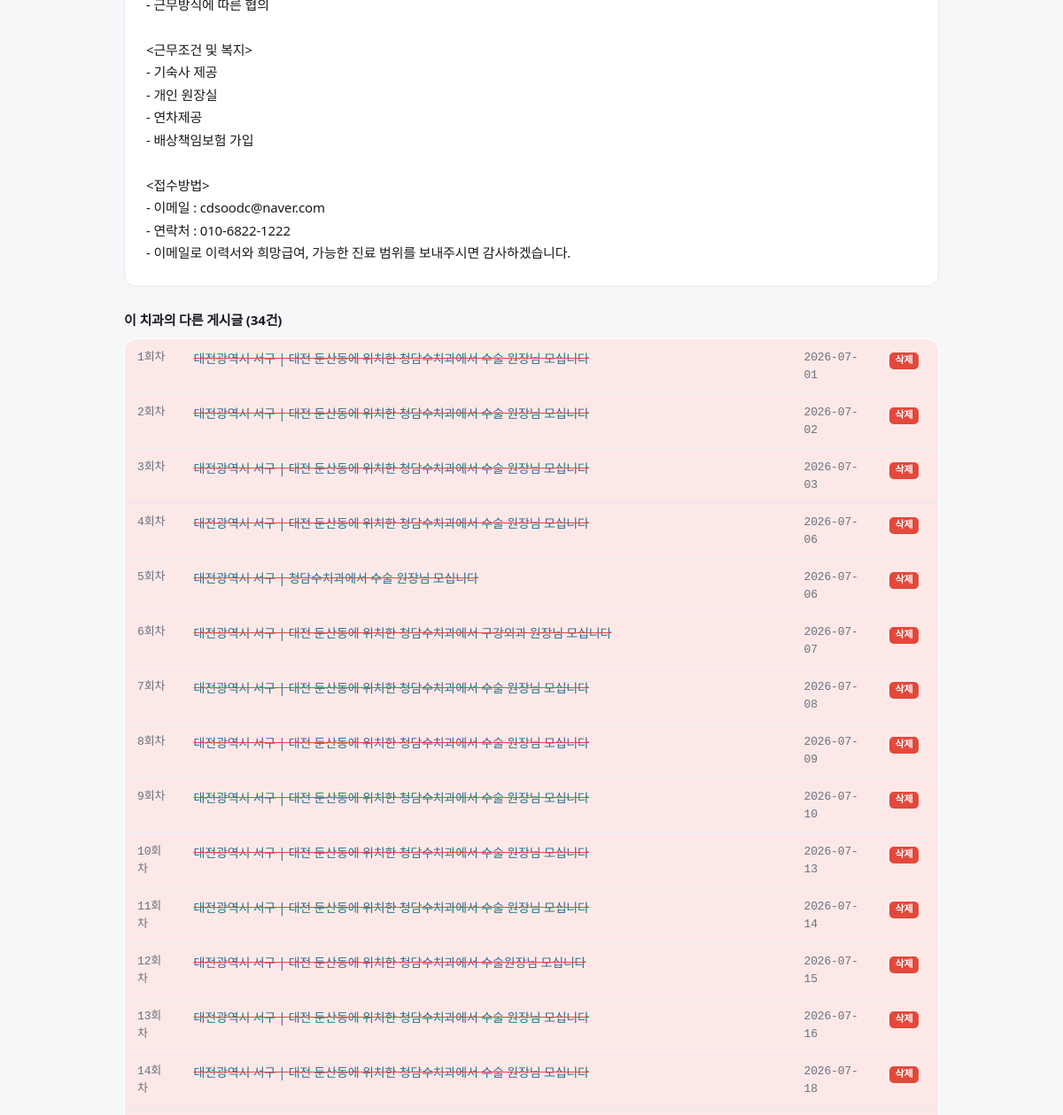
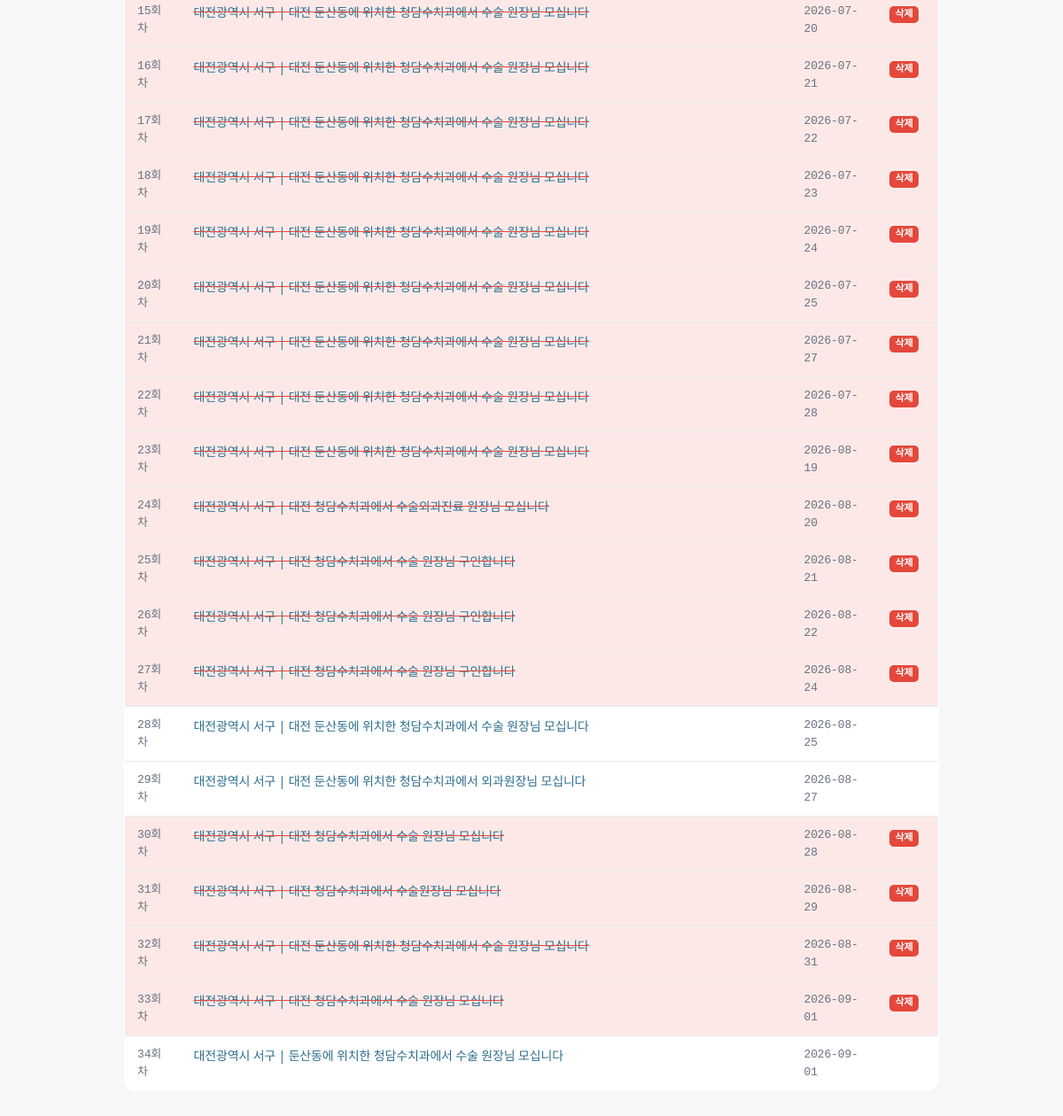
Page /post/235740 (lower part) on the earlier database version (2 pictures, top to bottom).
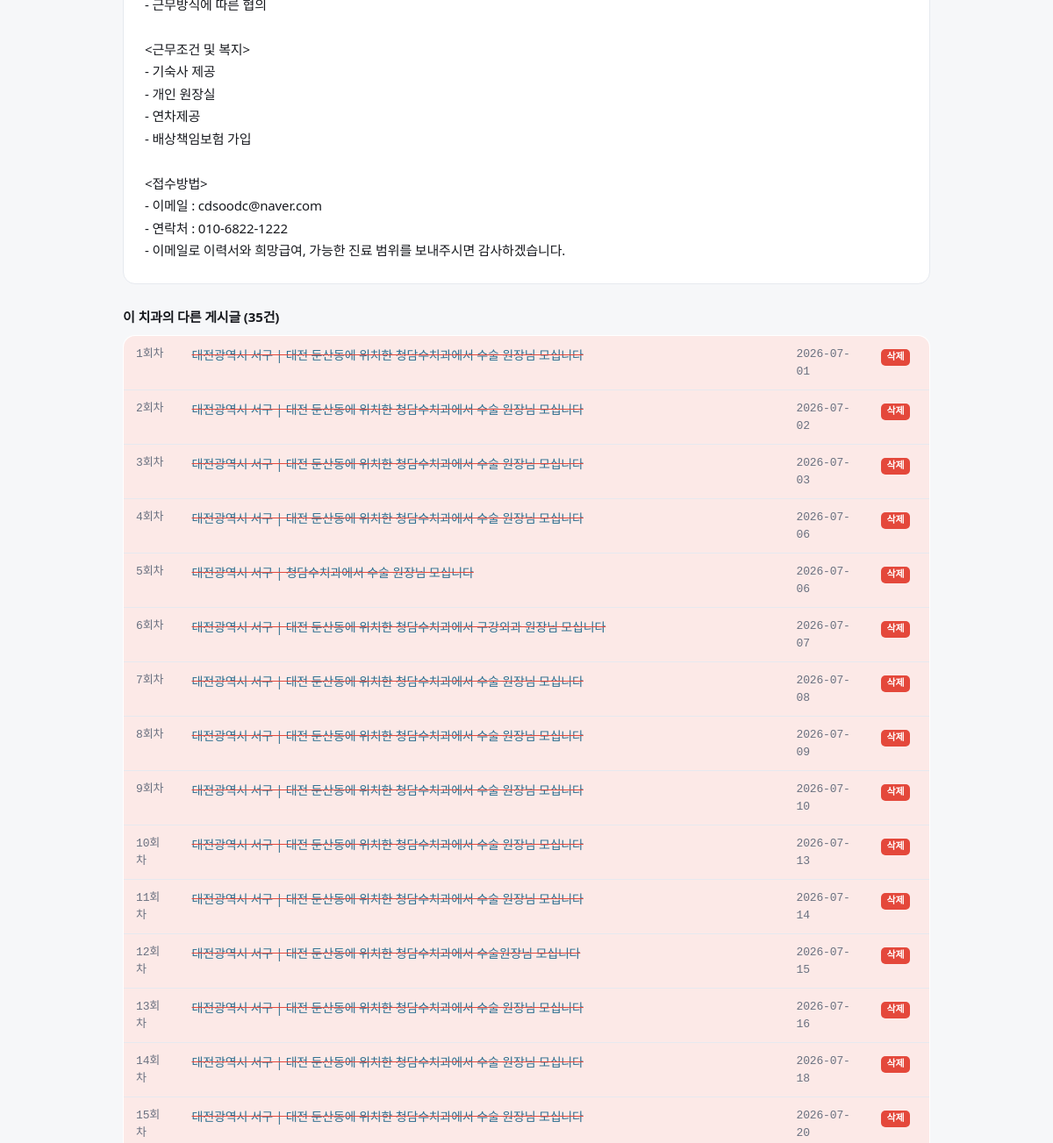
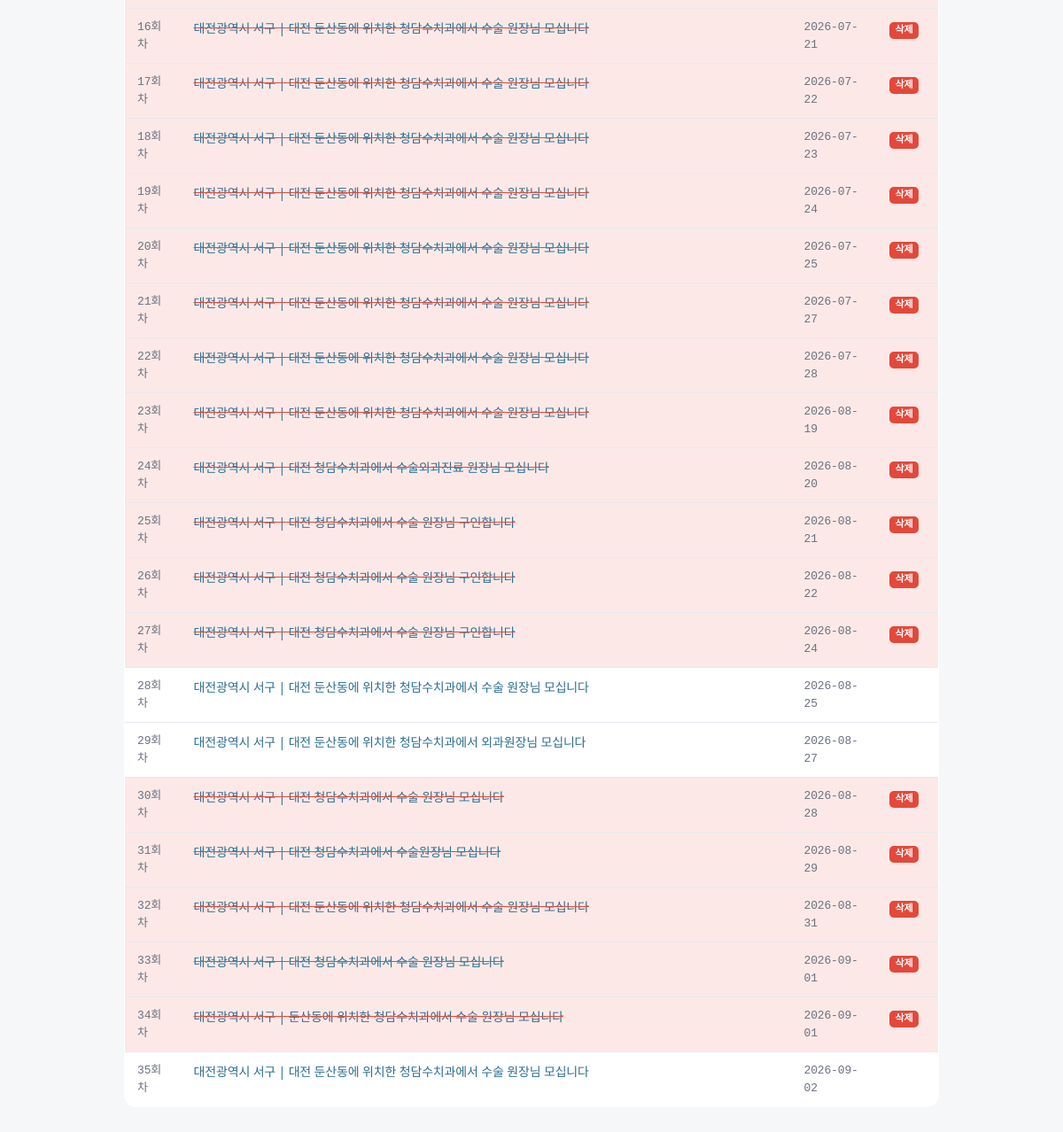
Same page on the later database version (2 pictures, top to bottom).
### tables this page shows
CREATE TABLE posts (
    no            INTEGER PRIMARY KEY,   -- 게시판 글 번호 (고유)
    category      TEXT,                  -- 구분: 구인 / 구직 / 양도
    title         TEXT,
    author        TEXT,
    posted_raw    TEXT,                  -- 게시판이 보여주는 날짜 원문
    posted_at     TEXT,                  -- 파싱한 ISO 날짜 (가능한 경우)
    views         INTEGER,
    url           TEXT,
    content       TEXT,                  -- 상세 본문
    phone         TEXT,                  -- 본문에서 추출한 대표 전화번호(숫자만)
    phone_display TEXT,                  -- 보기용 전화번호
    clinic_key    TEXT,                  -- 치과 식별키 (전화 우선, 없으면 제목 시그니처)
    key_kind      TEXT,                  -- 'phone' | 'title' | 'author'
    title_sig     TEXT,                  -- 제목 정규화 시그니처
    first_seen    TEXT,                  -- 우리 크롤러가 처음 발견한 시각
    last_seen     TEXT,                  -- 살아있는 것으로 마지막 확인한 시각
    is_deleted    INTEGER DEFAULT 0,     -- 삭제 감지 여부
    deleted_at    TEXT                   -- 삭제 감지 시각
);

### app.py (the view)
@app.route("/post/<int:no>")
def post_detail(no):
    with db.get_db() as conn:
        row = db.get_post(conn, no)
    if not row:
        abort(404)
    siblings = []
    for g in analyze.clinic_groups(min_posts=1, include_singletons=True):
        if g["key"] == row["clinic_key"]:
            siblings = g["posts"]
            break
    return render_template("post_detail.html", p=row, siblings=siblings)

### analyze.py (called while the page is built)
def _order_ts(p):
    return p.get("posted_at") or p.get("first_seen") or ""

### app.py (called while the page is built)
@app.template_filter("shortdt")
def shortdt(s):
    if not s:
        return "-"
    return str(s).replace("T", " ")[:16]

### db.py (called while the page is built)
@contextmanager
def get_db():
    conn = sqlite3.connect(config.DB_PATH)
    conn.row_factory = sqlite3.Row
    try:
        yield conn
        conn.commit()
    finally:
        conn.close()

def get_post(conn, no):
    row = conn.execute("SELECT * FROM posts WHERE no=?", (no,)).fetchone()
    return dict(row) if row else None

### templates/post_detail.html (shortened to what this page needs)
{% extends "base.html" %}
{% set active = 'posts' %}
{% block body %}
<div class="detail">
  {% if p.content %}
    <div class="body">{{ p.content }}</div>
  {% else %}
    <div class="body" style="color:var(--muted)">본문을 수집하지 못했습니다. 원본 링크를 확인하세요.</div>
  {% endif %}
</div>
{% if siblings|length > 1 %}
<h3 style="margin:26px 0 10px;font-size:15px">이 치과의 다른 게시글 ({{ siblings|length }}건)</h3>
<table class="posts">
  <tbody>
    {% for sib in siblings %}
    <tr class="{{ 'deleted' if sib.is_deleted }}">
      <td class="no" style="width:64px">{{ sib.repost_index }}회차</td>
      <td><a class="title" href="/post/{{ sib.no }}">{{ sib.title or '(제목 없음)' }}</a></td>
      <td class="no" style="width:96px">{{ (sib.posted_at or sib.first_seen)|shortdt }}</td>
      <td style="width:70px">
        {% if sib.is_deleted %}<span class="badge del">삭제</span>{% endif %}
      </td>
    </tr>
    {% endfor %}
  </tbody>
</table>
{% endif %}
{% endblock %}

### templates/base.html (shortened to what this page needs)
<!DOCTYPE html>
<html lang="ko">
<head>
</head>
<body>
<div class="wrap">
{% block body %}{% endblock %}
</div>
</body>
</html>

### templates/base.html (style rules this page uses)
:root { --paper:#F6F7F9; --card:#FFFFFF; --ink:#181A1F; --muted:#6A7180; --line:#E6E9EF; --line2:#D3D8E0; --alarm:#E4483B; --alarm-soft:#FCE9E7; --struct:#2C6E8F; --ok:#3A9B6E; --mono:ui-monospace,"SF Mono",Menlo,"JetBrains Mono",monospace; --sans:"Pretendard Variable",Pretendard,system-ui,sans-serif; }
* { box-sizing:border-box }
html { -webkit-text-size-adjust:100% }
body { margin:0;background:var(--paper);color:var(--ink);font-family:var(--sans); font-size:15px;line-height:1.5;letter-spacing:-.01em }
a { color:var(--struct);text-decoration:none }
.wrap { max-width:960px;margin:0 auto;padding:0 20px 80px }
table.posts { width:100%;border-collapse:collapse;background:var(--card); border:1px solid var(--line);border-radius:14px;overflow:hidden }
table.posts th,table.posts td { padding:11px 14px;text-align:left; border-bottom:1px solid var(--line);font-size:14px;vertical-align:top }
table.posts tr:last-child td { border-bottom:none }
table.posts .no { font-family:var(--mono);color:var(--muted);font-size:13px }
tr.deleted { background:var(--alarm-soft) }
tr.deleted .title { text-decoration:line-through;text-decoration-color:var(--alarm) }
.badge { font-family:var(--mono);font-size:11px;font-weight:700;border-radius:5px; padding:1px 7px;display:inline-block }
.badge.del { background:var(--alarm);color:#fff }
.detail { background:var(--card);border:1px solid var(--line);border-radius:14px;padding:24px }
.detail .body { white-space:pre-wrap;line-height:1.7;font-size:15px }

Differences in the rows shown:
changed posts "대전광역시 서구 | 둔산동에 위치한 청담수치과에서 수술 원장님 모십니다": now shows "삭제"
added posts: repost_index "35", title "대전광역시 서구 | 대전 둔산동에 위치한 청담수치과에서 수술 원장님 모십니다", posted_at "2026-09-02", is_deleted 0 (drawn)
Other differences:
{{ siblings|length }}: "34" → "35"
